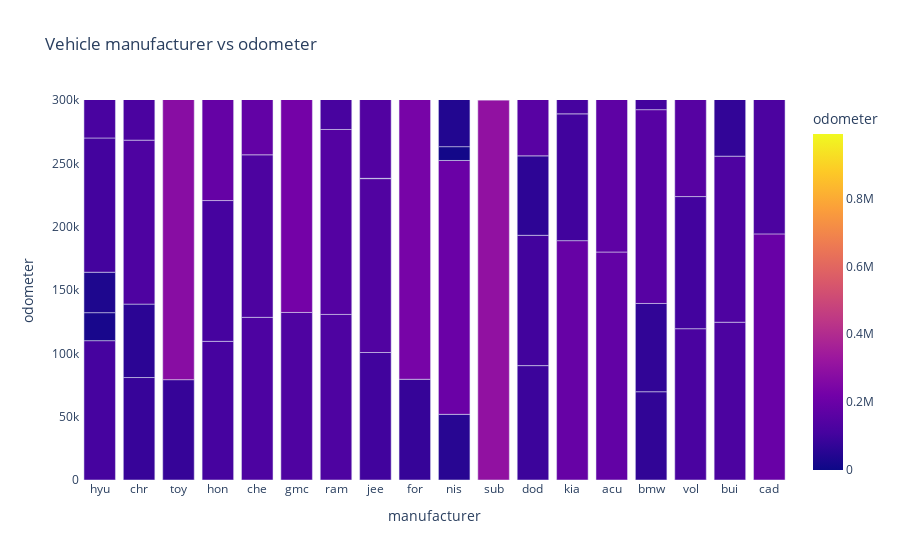

The notebook cell this image was saved under:
### Code cell
#st.header('Vehicle manufacturer vs odometer')
#st.write('The relationship between vehicle manufacturer and odometer is shown below.')
vehicle_df['manufacturer'] = vehicle_df['model'].str[:3]
fig=px.bar(vehicle_df, x='manufacturer', y='odometer', color='odometer', title='Vehicle manufacturer vs odometer')
fig.update_layout(yaxis=dict(range=[0,300000]))
fig.update_layout(
    plot_bgcolor='white'
)
fig.show()
#st.plotly_chart(fig)

### Figure 1 — Plotly figure (JSON) as saved in the notebook; plotly's stock layout.template omitted (floating-point values rounded to 4 significant figures; data arrays with more than 128 entries replaced by an {"elided": "..."} marker saying what was removed)
{"data": [{"hovertemplate": "manufacturer=%{x}<br>odometer=%{marker.color}<extra></extra>", "legendgroup": "", "marker": {"color": {"elided": "29916 int values"}, "coloraxis": "coloraxis", "pattern": {"shape": ""}}, "name": "", "orientation": "v", "showlegend": false, "textposition": "auto", "type": "bar", "x": {"elided": "29916 str values"}, "xaxis": "x", "y": {"elided": "29916 int values"}, "yaxis": "y"}], "layout": {"barmode": "relative", "coloraxis": {"colorbar": {"title": {"text": "odometer"}}, "colorscale": [[0, "#0d0887"], [0.1111, "#46039f"], [0.2222, "#7201a8"], [0.3333, "#9c179e"], [0.4444, "#bd3786"], [0.5556, "#d8576b"], [0.6667, "#ed7953"], [0.7778, "#fb9f3a"], [0.8889, "#fdca26"], [1, "#f0f921"]]}, "legend": {"tracegroupgap": 0}, "plot_bgcolor": "white", "title": {"text": "Vehicle manufacturer vs odometer"}, "xaxis": {"anchor": "y", "domain": [0, 1], "title": {"text": "manufacturer"}}, "yaxis": {"anchor": "x", "domain": [0, 1], "range": [0, 300000], "title": {"text": "odometer"}}}}
